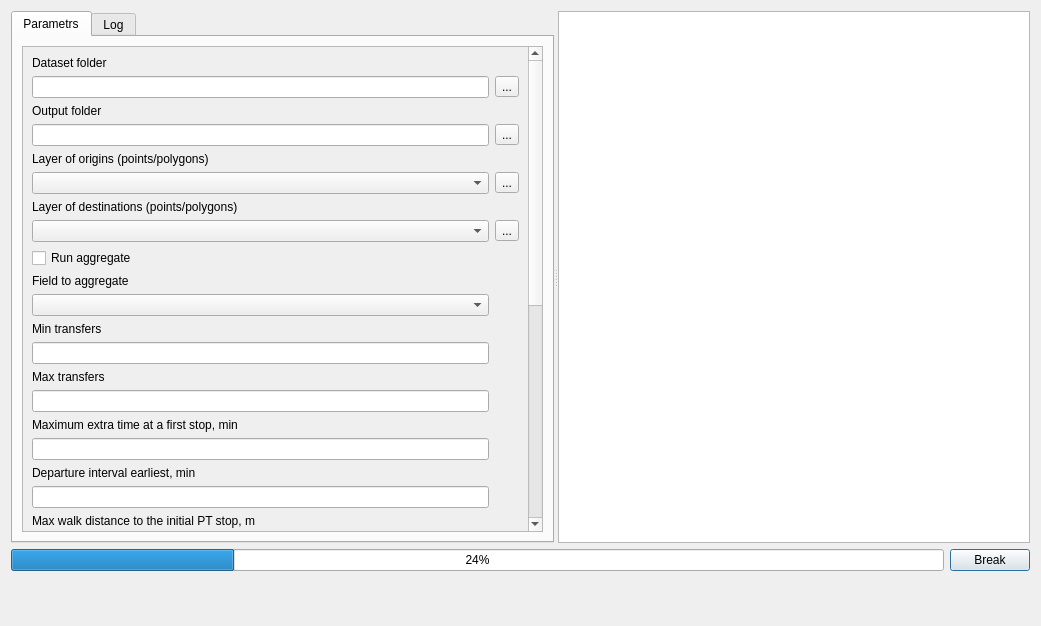
<?xml version="1.0" encoding="UTF-8"?>
<ui version="4.0">
 <class>Dialog</class>
 <widget class="QDialog" name="Dialog">
  <property name="windowModality">
   <enum>Qt::NonModal</enum>
  </property>
  <property name="geometry">
   <rect>
    <x>0</x>
    <y>0</y>
    <width>1041</width>
    <height>626</height>
   </rect>
  </property>
  <property name="windowTitle">
   <string>Dialog</string>
  </property>
  <property name="modal">
   <bool>false</bool>
  </property>
  <layout class="QVBoxLayout" name="verticalLayout">
   <item>
    <widget class="QSplitter" name="splitter">
     <property name="orientation">
      <enum>Qt::Horizontal</enum>
     </property>
     <widget class="QTabWidget" name="tabWidget">
      <property name="currentIndex">
       <number>0</number>
      </property>
      <property name="usesScrollButtons">
       <bool>true</bool>
      </property>
      <property name="tabsClosable">
       <bool>false</bool>
      </property>
      <widget class="QWidget" name="tab">
       <attribute name="title">
        <string>Parametrs</string>
       </attribute>
       <layout class="QHBoxLayout" name="horizontalLayout">
        <item>
         <widget class="QScrollArea" name="scrollArea">
          <property name="layoutDirection">
           <enum>Qt::LeftToRight</enum>
          </property>
          <property name="widgetResizable">
           <bool>true</bool>
          </property>
          <widget class="QWidget" name="scrollAreaWidgetContents_2">
           <property name="geometry">
            <rect>
             <x>0</x>
             <y>-457</y>
             <width>489</width>
             <height>851</height>
            </rect>
           </property>
           <layout class="QVBoxLayout" name="verticalLayout_2">
            <item>
             <layout class="QGridLayout" name="gridLayout">
              <item row="3" column="1">
               <widget class="QToolButton" name="toolButton_protocol">
                <property name="text">
                 <string>...</string>
                </property>
               </widget>
              </item>
              <item row="40" column="0">
               <widget class="QLabel" name="lblTimeInterval">
                <property name="text">
                 <string>Time interval between stored maps (min)</string>
                </property>
               </widget>
              </item>
              <item row="7" column="0">
               <widget class="QComboBox" name="cmbLayersDest"/>
              </item>
              <item row="35" column="0">
               <widget class="QLineEdit" name="txtMaxWaitTime"/>
              </item>
              <item row="4" column="0">
               <widget class="QLabel" name="label_17">
                <property name="text">
                 <string>Layer of origins (points/polygons) </string>
                </property>
               </widget>
              </item>
              <item row="39" column="0">
               <widget class="QLineEdit" name="txtMaxTimeTravel"/>
              </item>
              <item row="27" column="0">
               <widget class="QLineEdit" name="txtMaxWalkDist2"/>
              </item>
              <item row="0" column="0">
               <widget class="QLabel" name="label_19">
                <property name="text">
                 <string>Dataset folder</string>
                </property>
               </widget>
              </item>
              <item row="9" column="0">
               <widget class="QLabel" name="lblFields">
                <property name="text">
                 <string>Field to aggregate</string>
                </property>
               </widget>
              </item>
              <item row="21" column="0">
               <widget class="QLineEdit" name="txtMaxExtraTime"/>
              </item>
              <item row="30" column="0">
               <widget class="QLabel" name="label_21">
                <property name="text">
                 <string>Start at/Arrive before (time)</string>
                </property>
               </widget>
              </item>
              <item row="34" column="0">
               <widget class="QLabel" name="lblMaxWaitTime">
                <property name="text">
                 <string>Maximal waiting time at initial stop, min</string>
                </property>
               </widget>
              </item>
              <item row="17" column="0">
               <widget class="QLabel" name="label_16">
                <property name="text">
                 <string>Max transfers</string>
                </property>
               </widget>
              </item>
              <item row="12" column="0">
               <widget class="QLabel" name="label_15">
                <property name="text">
                 <string>Min transfers</string>
                </property>
               </widget>
              </item>
              <item row="25" column="0">
               <widget class="QLineEdit" name="txtMaxWalkDist1"/>
              </item>
              <item row="2" column="0">
               <widget class="QLabel" name="label_13">
                <property name="text">
                 <string>Output folder</string>
                </property>
               </widget>
              </item>
              <item row="6" column="0">
               <widget class="QLabel" name="label_5">
                <property name="text">
                 <string>Layer of destinations (points/polygons) </string>
                </property>
               </widget>
              </item>
              <item row="3" column="0">
               <widget class="QLineEdit" name="txtPathToProtocols"/>
              </item>
              <item row="20" column="0">
               <widget class="QLabel" name="lblMaxExtraTime">
                <property name="text">
                 <string>Maximum extra time at a first stop, min</string>
                </property>
               </widget>
              </item>
              <item row="23" column="0">
               <widget class="QLineEdit" name="txtDepartureInterval"/>
              </item>
              <item row="24" column="0">
               <widget class="QLabel" name="lbMaxWalkDistanceInitial">
                <property name="text">
                 <string>Max walk distance to the initial PT stop, m</string>
                </property>
               </widget>
              </item>
              <item row="11" column="0">
               <widget class="QComboBox" name="cmbFields"/>
              </item>
              <item row="8" column="0">
               <widget class="QCheckBox" name="cbUseFields">
                <property name="text">
                 <string>Run aggregate</string>
                </property>
               </widget>
              </item>
              <item row="5" column="1">
               <widget class="QToolButton" name="toolButton_layer_refresh">
                <property name="text">
                 <string>...</string>
                </property>
                <property name="icon">
                 <iconset>
                  <normaloff>refresh.png</normaloff>refresh.png</iconset>
                </property>
               </widget>
              </item>
              <item row="7" column="1">
               <widget class="QToolButton" name="toolButton_layer_dest_refresh">
                <property name="text">
                 <string>...</string>
                </property>
                <property name="icon">
                 <iconset>
                  <normalon>refresh.png</normalon>
                 </iconset>
                </property>
               </widget>
              </item>
              <item row="38" column="0">
               <widget class="QLabel" name="label_24">
                <property name="text">
                 <string>Maximal time travel, min</string>
                </property>
               </widget>
              </item>
              <item row="1" column="1">
               <widget class="QToolButton" name="toolButton_PKL">
                <property name="text">
                 <string>...</string>
                </property>
               </widget>
              </item>
              <item row="19" column="0">
               <widget class="QLineEdit" name="txtMaxTransfers"/>
              </item>
              <item row="37" column="0">
               <widget class="QLineEdit" name="txtMaxWaitTimeTransfer"/>
              </item>
              <item row="32" column="0">
               <widget class="QLabel" name="label_4">
                <property name="text">
                 <string>Walking speed (km/h)</string>
                </property>
               </widget>
              </item>
              <item row="5" column="0">
               <widget class="QComboBox" name="cmbLayers">
                <property name="mouseTracking">
                 <bool>false</bool>
                </property>
               </widget>
              </item>
              <item row="33" column="0">
               <widget class="QLineEdit" name="txtSpeed">
                <property name="inputMethodHints">
                 <set>Qt::ImhDialableCharactersOnly|Qt::ImhDigitsOnly|Qt::ImhPreferNumbers</set>
                </property>
               </widget>
              </item>
              <item row="29" column="0">
               <widget class="QLineEdit" name="txtMaxWalkDist3"/>
              </item>
              <item row="1" column="0">
               <widget class="QLineEdit" name="txtPathToPKL"/>
              </item>
              <item row="26" column="0">
               <widget class="QLabel" name="label_14">
                <property name="text">
                 <string>Max walk distance at transfer, m</string>
                </property>
               </widget>
              </item>
              <item row="31" column="0">
               <widget class="QgsDateTimeEdit" name="dtStartTime">
                <property name="maximumDate">
                 <date>
                  <year>2024</year>
                  <month>1</month>
                  <day>18</day>
                 </date>
                </property>
                <property name="displayFormat">
                 <string>hh:mm:ss</string>
                </property>
               </widget>
              </item>
              <item row="13" column="0">
               <widget class="QLineEdit" name="txtMinTransfers"/>
              </item>
              <item row="41" column="0">
               <widget class="QLineEdit" name="txtTimeInterval"/>
              </item>
              <item row="36" column="0">
               <widget class="QLabel" name="label_23">
                <property name="text">
                 <string>Maximal waiting time at transfer stop, min</string>
                </property>
               </widget>
              </item>
              <item row="28" column="0">
               <widget class="QLabel" name="label_20">
                <property name="text">
                 <string>Max walk distance from a last PT stop, m</string>
                </property>
               </widget>
              </item>
              <item row="22" column="0">
               <widget class="QLabel" name="lblDepartureInterval">
                <property name="text">
                 <string>Departure interval earliest, min</string>
                </property>
               </widget>
              </item>
             </layout>
            </item>
           </layout>
          </widget>
         </widget>
        </item>
       </layout>
      </widget>
      <widget class="QWidget" name="tab_2">
       <attribute name="title">
        <string>Log</string>
       </attribute>
       <layout class="QVBoxLayout" name="verticalLayout_3">
        <item>
         <widget class="QTextBrowser" name="textLog"/>
        </item>
       </layout>
      </widget>
     </widget>
     <widget class="QPlainTextEdit" name="textInfo">
      <property name="readOnly">
       <bool>true</bool>
      </property>
     </widget>
    </widget>
   </item>
   <item>
    <layout class="QHBoxLayout" name="horizontalLayout_2">
     <item>
      <widget class="QProgressBar" name="progressBar">
       <property name="value">
        <number>24</number>
       </property>
      </widget>
     </item>
     <item>
      <widget class="QPushButton" name="btnBreakOn">
       <property name="text">
        <string>Break</string>
       </property>
      </widget>
     </item>
    </layout>
   </item>
   <item>
    <widget class="QFrame" name="gridFrame">
     <layout class="QGridLayout" name="gridLayout_2">
      <property name="sizeConstraint">
       <enum>QLayout::SetFixedSize</enum>
      </property>
      <property name="spacing">
       <number>0</number>
      </property>
      <item row="0" column="0">
       <widget class="QLabel" name="lblMessages">
        <property name="text">
         <string/>
        </property>
       </widget>
      </item>
     </layout>
    </widget>
   </item>
   <item alignment="Qt::AlignRight">
    <widget class="QDialogButtonBox" name="buttonBox">
     <property name="standardButtons">
      <set>QDialogButtonBox::NoButton</set>
     </property>
     <property name="centerButtons">
      <bool>true</bool>
     </property>
    </widget>
   </item>
  </layout>
 </widget>
 <customwidgets>
  <customwidget>
   <class>QgsDateTimeEdit</class>
   <extends>QDateTimeEdit</extends>
   <header>qgsdatetimeedit.h</header>
  </customwidget>
 </customwidgets>
 <tabstops>
  <tabstop>txtPathToPKL</tabstop>
  <tabstop>toolButton_PKL</tabstop>
  <tabstop>txtPathToProtocols</tabstop>
  <tabstop>toolButton_protocol</tabstop>
  <tabstop>cmbLayers</tabstop>
  <tabstop>toolButton_layer_refresh</tabstop>
  <tabstop>cmbLayersDest</tabstop>
  <tabstop>toolButton_layer_dest_refresh</tabstop>
  <tabstop>txtMaxTransfers</tabstop>
  <tabstop>txtMaxWalkDist1</tabstop>
  <tabstop>txtMaxWalkDist2</tabstop>
  <tabstop>txtMaxWalkDist3</tabstop>
  <tabstop>dtStartTime</tabstop>
  <tabstop>txtSpeed</tabstop>
  <tabstop>txtMaxWaitTime</tabstop>
  <tabstop>txtMaxWaitTimeTransfer</tabstop>
  <tabstop>txtMaxTimeTravel</tabstop>
  <tabstop>textInfo</tabstop>
  <tabstop>tabWidget</tabstop>
  <tabstop>btnBreakOn</tabstop>
  <tabstop>scrollArea</tabstop>
  <tabstop>textLog</tabstop>
 </tabstops>
 <resources/>
 <connections/>
</ui>
